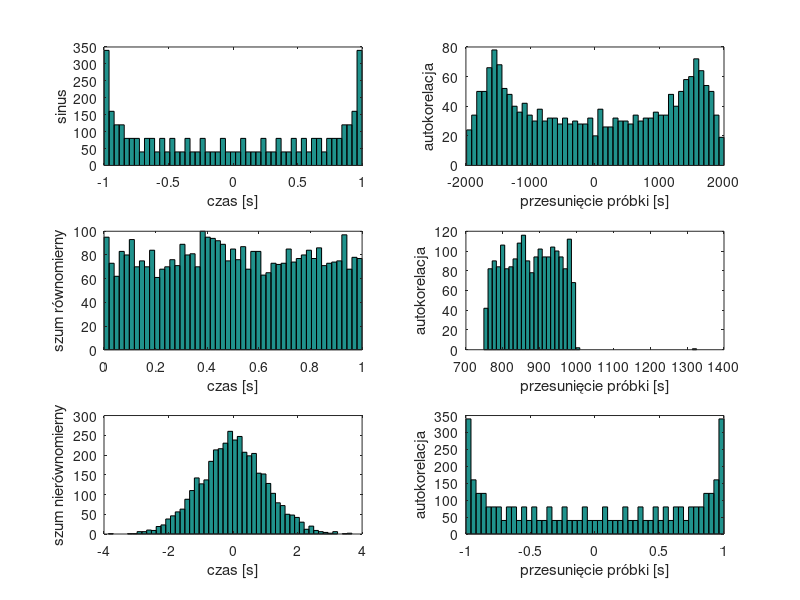

Write the MATLAB code that produced this figure.
clear all;
close all;

grid on;
hold on;

N=4000;                      %długość sygnału, próbki
fp=10000;                    %częstotliwość próbkowania
t=[0:1/fp:(N-1)/fp];         %wektor czasu od 0 do (N-1)/fp
                             %ze skokiem: 1/fp
                             
kmax=1000;                   %maksymalna ilość próbek
tr=[-kmax/fp:1/fp:kmax/fp];  %wektor czasu od -kmax/fp do
                             %kmax/fp ze skokiem: 1/fp
                             
x=sin(2*pi*350*t);           %funkcja sinus
subplot(321)
nbis=51;
hist(x,nbis);
xlabel('czas [s]')
ylabel('sinus')
                             
rx=xcorr(x,x,kmax);          %autokorelacja sinusa
subplot(322)
nbis=51;
hist(rx,nbis);
xlabel('przesunięcie próbki [s]')
ylabel('autokorelacja')

y=rand(1,N);                 %szum równomierny
subplot(323)
nbis=51;
hist(y,nbis);
xlabel('czas [s]')
ylabel('szum równomierny')

rx=xcorr(y,y,kmax);          %autokorelacja szumu równomiernego
subplot(324)
nbis=51;
hist(rx,nbis);
xlabel('przesunięcie próbki [s]')
ylabel('autokorelacja')

z=randn(1,N);                %szum gaussowski
subplot(325)
nbis=51;
hist(z,nbis);
xlabel('czas [s]')
ylabel('szum nierównomierny')

rx=xcorr(z,z,kmax);          %autokorelacja szumu gaussowskiego
subplot(326)
nbis=51;
hist(x,nbis);
xlabel('przesunięcie próbki [s]')
ylabel('autokorelacja')

